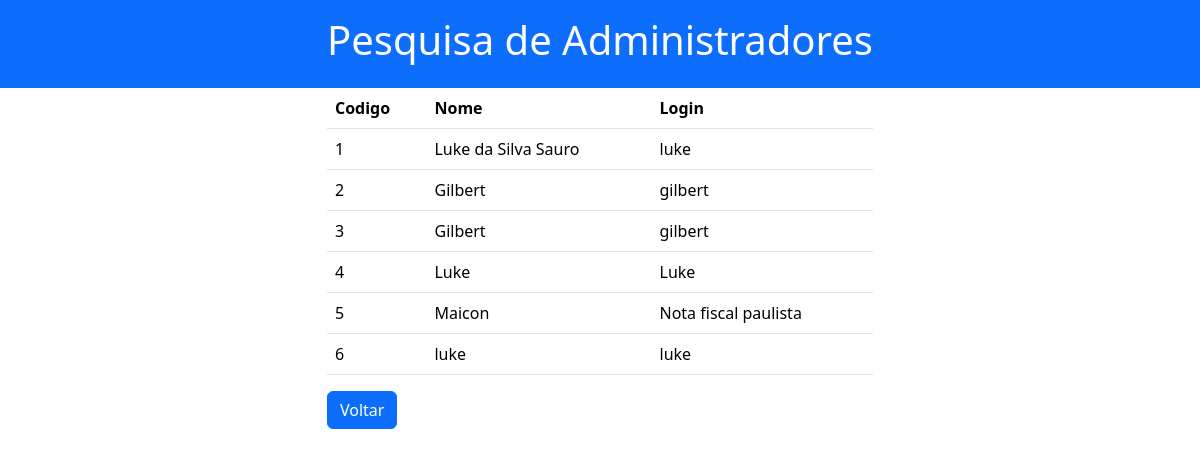
/administrador_pesquisa.php (signed in), run on an earlier commit of the app's database.
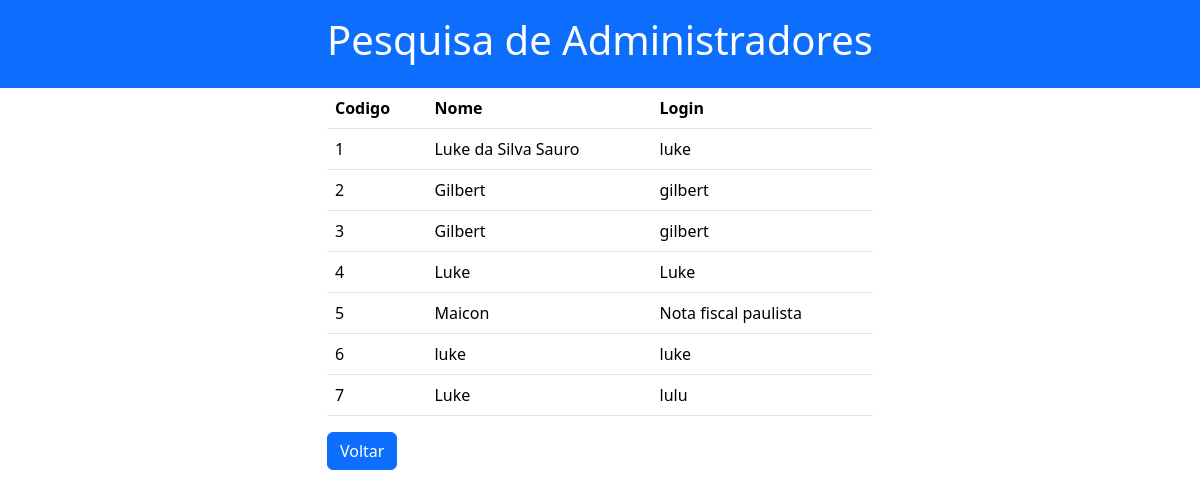
And on a later commit of the database.
### tables this page shows
CREATE TABLE IF NOT EXISTS `administrador` (
  `codigo` int NOT NULL AUTO_INCREMENT,
  `nome` varchar(200) NOT NULL,
  `login` varchar(200) NOT NULL,
  `senha` varchar(200) NOT NULL,
  PRIMARY KEY (`codigo`)
);

### administrador_pesquisa.php (the view, shortened to what this page needs)
<!DOCTYPE html>
<html lang="en">
<head>
    <link href="https://cdn.jsdelivr.net/npm/bootstrap@5.3.3/dist/css/bootstrap.min.css" rel="stylesheet">
</head>
<body>
<div class="bg-primary text-white p-3 text-center">
        <h1>Pesquisa de Administradores</h1>
    </div>
    <div class="container">
        <div class="row">
            <div class="col-sm-6 mx-auto">
            <table class="table">
                <tr>
                  <th>Codigo</th>
                  <th>Nome</th>
                  <th>Login</th>
                </tr>
        <?php
include "conexao.php";
$sql= "select*from administrador";
$result=$conexao->prepare($sql);
$result->execute();
while($linha=$result->fetch(PDO::FETCH_ASSOC))
{
        ?>
                <tr>
                <td><?=$linha["codigo"]?></td>
                <td><?=$linha["nome"]?></td>
                <td><?=$linha["login"]?></td>
                </tr>
         <?php
 }
         ?>
            </table>
            <p>
                <a href="index.php" class="btn btn-primary">Voltar</a>
</p>
            </div>
        </div>
    </div>
</body>
</html>

What changed in the data, as far as the page shows it:
added administrador: codigo "7", nome "Luke", login "lulu"
